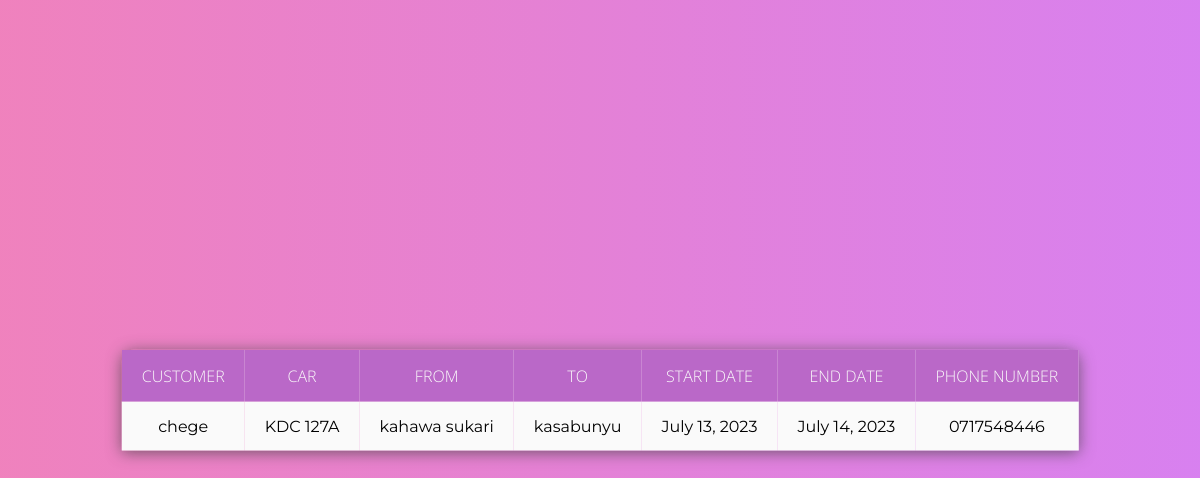
The page /Owner/owner_hiring_history/ (signed in) on the database as committed earlier.
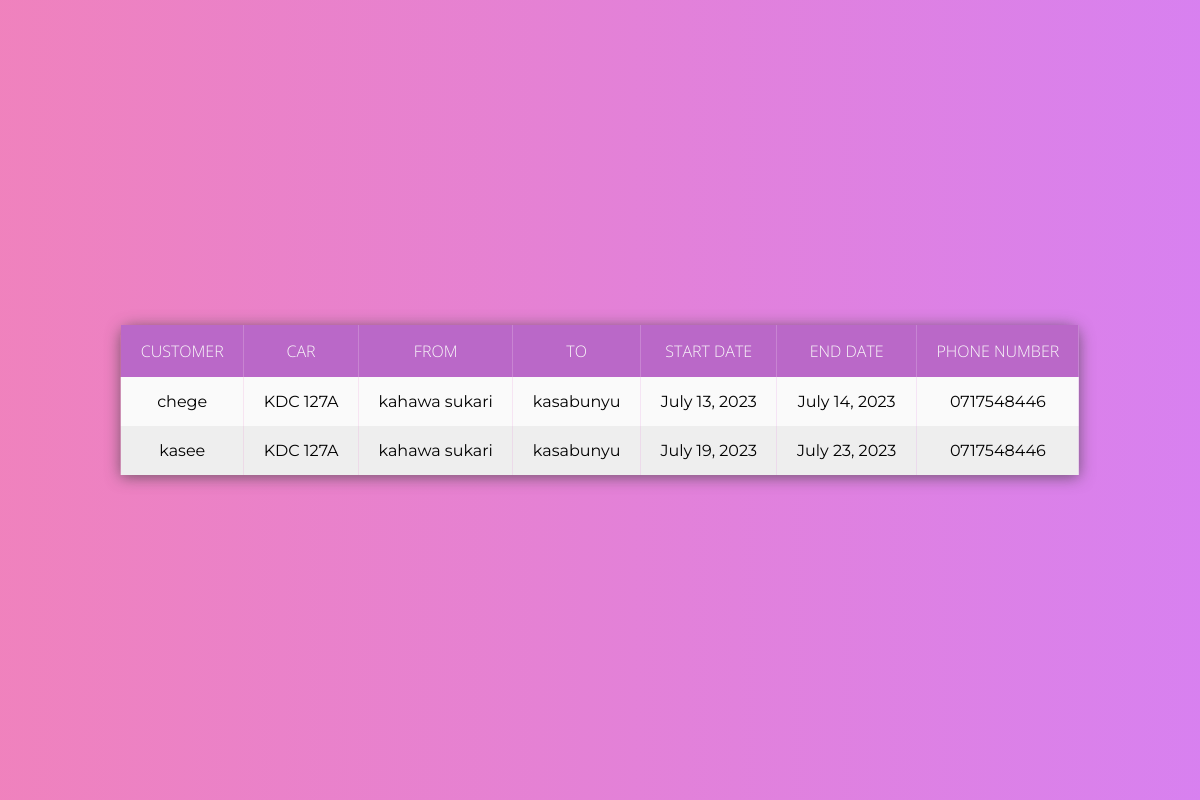
The same page on the database as committed later.
### Hire/models.py (models this page shows)
class Hire(models.Model):
    customer = models.ForeignKey(User, on_delete=models.CASCADE)
    car = models.ForeignKey(Car, on_delete=models.CASCADE, null=True)
    from_destination = models.CharField(max_length=20, null="True", validators=[
        RegexValidator("^([a-zA-Z])[a-zA-Z'\d ]+$", message='Must be a valid name of a place')])
    to_destination = models.CharField(max_length=20, null=True, validators=[
        RegexValidator("^([a-zA-Z])[a-zA-Z'\d ]+$", message='Must be a valid name of a place')])
    start_date = models.DateField(
        validators=[MinValueValidator(datetime.date.today(), "Start date can not be less than today")])
    end_date = models.DateField(
        validators=[MinValueValidator(datetime.date.today(), "End date can not be less than today")])
    phone_no = models.CharField(max_length=20, null="True",
                                validators=[RegexValidator('^(0)([127])(\d){8}$', message='Invalid phone numbers')])
    is_approved = models.BooleanField(default=False)
    is_rejected = models.BooleanField(default=False)

### accounts/models.py (models this page shows)
class User(AbstractUser):
    name = models.CharField(max_length=200, null=True) #attribute name defined
    email = models.EmailField(unique=True,null=True)

### Owner/models.py (models this page shows, shortened)
class Car(models.Model):
    owner = models.ForeignKey(User, null=True, on_delete=models.CASCADE)
    reg_no = models.CharField(max_length=20, unique=True, validators=[
        RegexValidator('^(K)([ABCDEFGHJKLMNPQRSTUVWXYZ]){2}( ){1}(\d){3}([ABCDEFGHJKLMNPQRSTUVWXYZ])$',
                       message="Invalid Number Plate")])
    image = models.ImageField(upload_to='car_images/')
    description = models.TextField(null=True, blank=True)
    phone_no = models.CharField(max_length=20, unique=True,
                                validators=[RegexValidator('^(0)([127])(\d){8}$', message='Invalid phone numbers')])
    updated = models.DateTimeField(auto_now = True , null=True)
    created = models.DateTimeField(auto_now_add=True, null= True)
    class Meta:
       ordering = ['-updated', '-created']  # Order by updated field in descending order and then by created field in descending order

### Owner/views.py (the view)
# urls.py: path('owner_hiring_history/', views.hiring_history, name='hiring_history'),
@login_required(login_url='login')
def hiring_history(request):
    user = request.user
    cars = Car.objects.filter(owner=user)
    hires = Hire.objects.filter(car__in=cars)
    return render(request, 'Owner/hiring_history.html', {'hires': hires})

### Owner/templates/Owner/hiring_history.html (shortened to what this page needs)
<!DOCTYPE html>
{% load static %}
<html lang="en">
<head>
    <link rel="stylesheet" href="{% static 'styles/tables.css'%}">
</head>
<body>
    {% if hires %}
    <div class="filter"></div>
    <table>
        <thead>
            <tr>
                <th>Customer</th>
                <th>Car</th>
                <th>From</th>
                <th>To</th>
                <th>Start Date</th>
                <th>End Date</th>
                <th>Phone Number</th>
            </tr>
        </thead>
        <tbody>
            {% for hire in hires %}
            <tr>
                <td>{{ hire.customer.username }}</td>
                <td>{{ hire.car.reg_no }}</td>
                <td>{{ hire.from_destination }}</td>
                <td>{{ hire.to_destination }}</td>
                <td>{{ hire.start_date }}</td>
                <td>{{ hire.end_date }}</td>
                <td>{{ hire.phone_no }}</td>
            </tr>
            {% endfor %}
        </tbody>
    </table>
{% else %}
    <p>No hiring history found.</p>
{% endif %}
</body>
</html>

Rows that differ between the two databases and show on the page:
added Hire: customer.username "kasee", car.reg_no "KDC 127A", from_destination "kahawa sukari", to_destination "kasabunyu", start_date "July 19, 2023", end_date "July 23, 2023", phone_no "0717548446"
